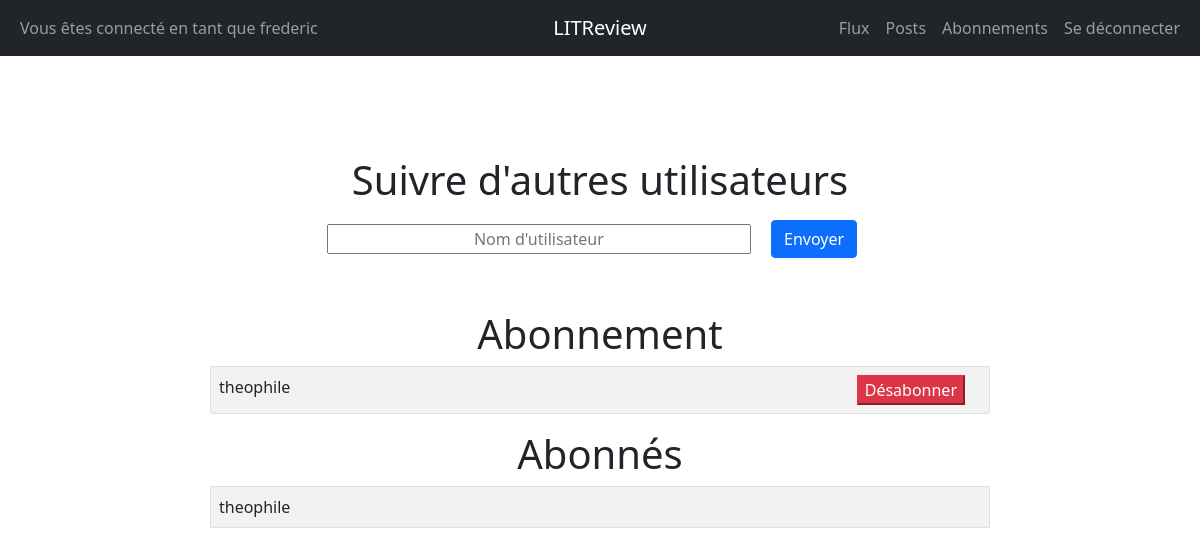
/abonnements/ (signed in), run on the app's committed database.
### inscription/models.py (models this page shows)
class User(AbstractUser):
    pass

class UserFollows(models.Model):
    user = models.ForeignKey(User, on_delete=models.CASCADE, related_name='following')
    followed_user = models.ForeignKey(User, on_delete=models.CASCADE, related_name='followed_by')
    class Meta:
        unique_together = ('user', 'followed_user')

### inscription/views.py (the view, shortened to what this page needs)
# urls.py: path('abonnements/', views.abonnements, name='abonnements'),
@login_required
def abonnements(request):
    form = forms.FollowForm()
    message = ''
    follow = UserFollows.objects.all().filter(user=request.user)
    followed_by = UserFollows.objects.all().filter(followed_user=request.user)
    return render(request, 'inscription/abonnements.html',
                  context={'form': form, 'follow': follow, 'followed_by': followed_by, 'message': message})

### inscription/forms.py
class FollowForm(forms.Form):
    username = forms.CharField(
        widget=forms.TextInput(attrs={'placeholder': 'Nom d\'utilisateur', 'size': '40px', 'class': 'text-center'}, ),
        label='')

### inscription/templates/inscription/abonnements.html (shortened to what this page needs)
{% extends 'inscription/base.html' %}
{% block content %}
<div class="d-flex flex-column" style="width:65%;">
    <div>
        <h1 class="text-center mb-3">Suivre d'autres utilisateurs</h1>
        <div>
            <form class="text-center mb-5" method="post">
                {{ form }}
                <button type="submit" class="btn btn-primary mx-3 mb-1">Envoyer</button>
            </form>
        </div>
    </div>
    <div>
        <h1 class="text-center">Abonnement</h1>
        <table class="table table-striped border">
            {% for i in follow %}
             <tr>
                  <td>{{ i.followed_user }}</td>
                  <td class="text-end">
                      <form action="{% url 'abonnements' %}" method="post" >
                          <button type="submit" class=" btn-danger mx-3 ">Désabonner</button>
                      </form>
                  </td>
              </tr>
            {% endfor %}
        </table>
    </div>
    <div>
        <h1 class="text-center">Abonnés</h1>
          <table class="table table-striped border">
              {% for i in followed_by %}
              <tr>
                  <td>{{ i.user }}</td>
              </tr>
              {% endfor %}
          </table>
    </div>
</div>
{% endblock %}

### inscription/templates/inscription/base.html (shortened to what this page needs)
<!DOCTYPE html>
<html lang="en">
<head>
    <link href="https://cdn.jsdelivr.net/npm/bootstrap@5.1.3/dist/css/bootstrap.min.css" rel="stylesheet"
>
    {% load static %}
    <link rel="stylesheet" type="text/css" href="{% static 'inscription/style.css' %}">
</head>
<body>
<nav class="navbar navbar-expand-md navbar-dark bg-dark">
    <div class="container-fluid">
        <div class="navbar-collapse collapse w-100 order-1 order-md-0 dual-collapse2">
            {% if user.is_authenticated %}
            <ul class="navbar-nav me-auto">
                <li class="nav-item active">
                    <a class="nav-link" href="#">Vous êtes connecté en tant que {{ request.user }}</a>
                </li>
            </ul>
            {% endif %}
        </div>
        <div class="mx-auto order-0">
            <a class="navbar-brand mx-auto" href="{% url 'accueil' %}">LITReview</a>
        </div>
        <div class="navbar-collapse collapse w-100 order-3 dual-collapse2">
            {% if user.is_authenticated %}
            <ul class="navbar-nav ms-auto">
                <li class="nav-item">
                    <a class="nav-link" href={% url 'flux' %}>Flux</a>
                </li>
                <li class="nav-item">
                    <a class="nav-link" href={% url 'my_posts' %}>Posts</a>
                </li>
                <li class="nav-item">
                    <a class="nav-link" href={% url 'abonnements' %}>Abonnements</a>
                </li>
                <li class="nav-item">
                    <a class="nav-link" href="{% url 'logout' %}">Se déconnecter</a>
                </li>
            </ul>
            {% endif %}
        </div>
    </div>
</nav>
<div class="d-flex justify-content-center " style="margin-top:100px;">
    {% block content %}{% endblock %}
</div>
</body>
</html>

### data on the page
User: user "frederic"
UserFollows: followed_user "theophile"
UserFollows: user "theophile"
